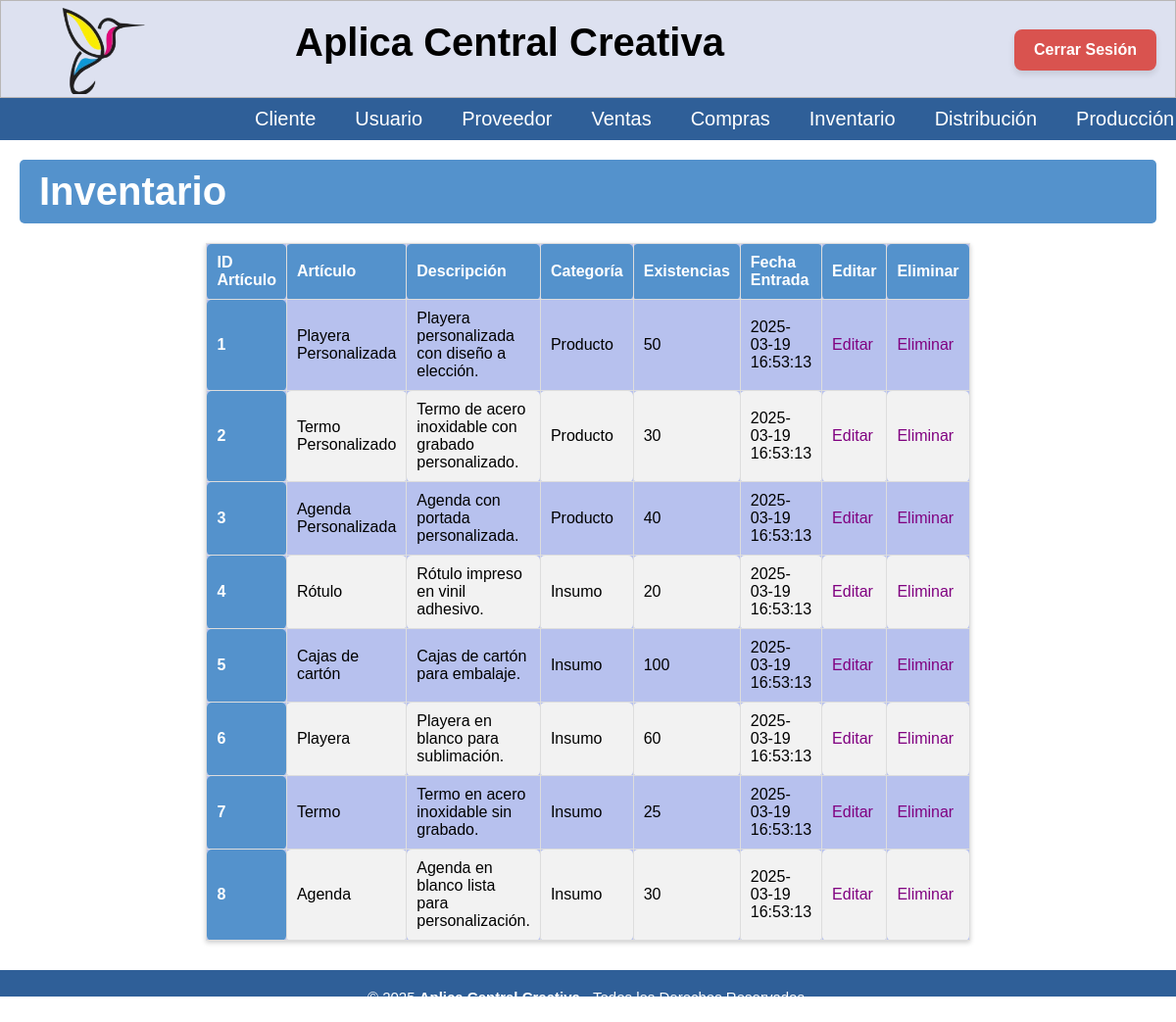
Screenshot of /Inventario/Inventario.php (signed in) with the database file from the repository.
### tables this page shows
create table articulos(
id_articulo INT NOT NULL PRIMARY KEY,
nombre_articulo VARCHAR(70) NOT NULL,
descripcion TEXT NOT NULL,
categoria ENUM('Insumo', 'Producto') NOT NULL,  
precio NUMERIC(16,2),
costo NUMERIC(16,2),
existencias INT NOT NULL DEFAULT 0,
imagen VARCHAR(255),
fecha_registro DATETIME NOT NULL
);

### Inventario/Inventario.php (the view, shortened to what this page needs)
<?php
include('../BD/ConexionBD.php');
include('../Nav/header.php');
?>
<body>
    <h1 class="titulo">Inventario</h1>
    <table class='tabla_inv'>
        <thead>
            <tr class='cont'>
                <th scope='col'>ID Artículo</th>
                <th scope='col'>Artículo</th>
                <th scope='col'>Descripción</th>
                <th scope='col'>Categoría</th>
                <th scope='col'>Existencias</th>
                <th scope='col'>Fecha Entrada</th>
                <th scope='col'>Editar</th>
                <th scope='col'>Eliminar</th>
            </tr>
        </thead>
        <tbody>
            <?php
            $sql = "SELECT * FROM articulos";
            $result = $conn->query($sql);
            if ($result->num_rows > 0) {
                while ($fila = $result->fetch_assoc()) :
            ?>
                    <tr>
                        <th scope='row'><?= htmlspecialchars($fila['id_articulo']) ?></th>
                        <td><?= htmlspecialchars($fila['nombre_articulo']) ?></td>
                        <td><?= htmlspecialchars($fila['descripcion']) ?></td>
                        <td><?= htmlspecialchars($fila['categoria']) ?></td>
                        <td><?= htmlspecialchars($fila['existencias']) ?></td>
                        <td><?= htmlspecialchars($fila['fecha_registro']) ?></td>
                        <td><a href='Editar/Modificar_I.php?id_articulo=<?= htmlspecialchars($fila['id_articulo']) ?>' class='editar'>Editar</a></td>
                        <td><a href='Eliminar/Eliminar_Inventario.php?id_articulo=<?= htmlspecialchars($fila['id_articulo']) ?>'>Eliminar</a></td>
                    </tr>
            <?php
                endwhile;
            } else {
                echo "<tr><td colspan='9'>No hay artículos en el inventario.</td></tr>";
            }
            ?>
        </tbody>
    </table>
</body>
<?php
include('../Nav/footer.php');
?>
</html>

### BD/ConexionBD.php (shortened to what this page needs)
<!DOCTYPE html>
<html lang="en">
<head>
</head>
<body>
</body>
</html>

### Nav/header.php (shortened to what this page needs)
<?php
$id_rol = $_SESSION['id_rol'];
$menus = [
    1 => [
        "Cliente" => "../Home/inicio.php",
        "Usuario" => "../Usuarios/Usuario.php",
        "Proveedor" => "../Compras/Cotizacion/Cotizar.php",
        "Ventas" => "#",
        "Compras" => [
            "Solicitar" => "Solicitar_Compra.php",
            "Aprobar" => "../Compras/Aprobar/Aprobar_Compra.php"
        ],
        "Inventario" => "..Inventario.php",
        "Distribución" => "../Distribucion/Distribucion.php",
        "Producción" =>[
           "Produccion" => "../Produccion/pro.php",
           "Productor" => "../Produccion/Productor.php"
        ]
    ],
    2 => ["Catalogo" => "../Home/inicio.php"],
    3 => ["Proveedor" => "../Compras/Cotizacion/Cotizar.php"],
    4 => ["Compras" => [
        "Solicitar" => "../Compras/Solicitar/Solicitar_Compra.php",
        "Aprobar" => "../Compras/Aprobar/Aprobar_Compra.php",
    ]],
    5 => ["Ventas" => "../Venta/Detalle_venta.php"],
    6 => ["Producción" => [
          "Produccion" => "../Produccion/pro.php",
           "Productor" => "../Produccion/Productor.php"
    ]],
    7 => ["Distribución" => "../Distribucion/Distribucion.php"],
    8 => ["Inventario" => "#"]
];
?>
<!DOCTYPE html>
<html lang="es">
<head>
    <link rel="stylesheet" href="../CSS/menu.css" type="text/css">
    <link rel="stylesheet" href="../CSS/cabecera.css" type="text/css">
    <link rel="stylesheet" href="../CSS/pie_pagina.css" type="text/css">
    <link rel="stylesheet" href="../CSS/tablas_boton.css" type="text/css">
    <link rel="stylesheet" href="../CSS/formularios.css" type="text/css">
    <link rel="stylesheet" href="../CSS/departamentos.css" type="text/css">
    <link rel="stylesheet" href="../CSS/cabecera2.css" type="text/css">
    <link rel="stylesheet" href="../Home/inicio_usuario.css" type="text/css">
    <link rel="stylesheet" href="../CSS/eliminar.css" type="text/css">
</head>
<body>
<header class="cabecera_p">
    <div class="cabecera">
        <h1 class="nom_sis">Aplica Central Creativa</h1>
        <a href="../Inicio/inicio.php">
            <img src="../Imagenes/acc_logo.png" class="img-logo" alt="Logo">
        </a>
        <div class="logout-container">
            <form method="POST">
                <button type="submit" name="cerrar_sesion" class="btn_logout">Cerrar Sesión</button>
            </form>
        </div>
    </div>
        <div class="header">
            <ul class="nav">
                <?php
                if ($id_rol && isset($menus[$id_rol])) {
                    foreach ($menus[$id_rol] as $nombre => $url) {
                        if (is_array($url)) {
                            echo "<li><a href='#'>$nombre</a><ul class='submenu'>";
                            echo "</ul></li>";
                        } else {
                            echo "<li><a href='$url'>$nombre</a></li>";
                        }
                    }
                } else {
                    echo "<li><a href='#'>Acceso Denegado</a></li>";
                }
                ?>
            </ul>
        </div>
    </header>
</body>
</html>

### Nav/footer.php
<footer class="pie-pagina">
        <div class="grupo-2">
            <small>&copy; 2025 <b>Aplica Central Creativa</b> - Todos los Derechos Reservados.</small>
        </div>
    </footer>

### CSS/menu.css (style rules this page uses)
* { padding: 0px; margin: 0px; }
.header { margin: auto; width: 100%; background-color: #2f5f98; }
ul, ol { list-style: none; }
.nav { display: flex; margin-left: 20%; }
.nav > li { position: relative; float: left; }
.nav li a { background-color: #2f5f98; color: #fff; text-decoration: none; padding: 10px 20px; display: block; }

### CSS/cabecera.css (style rules this page uses)
* { font-family: 'Roboto', sans-serif; }
html { font-size: 20px; overflow-y: auto; }
.cabecera { height: 100px; width: 100%; background-color: rgb(221, 225, 240); border: 0.5px solid rgb(184, 182, 182); }
.nom_sis { position: absolute; margin-top: 20px; margin-left: 300px; }
.img-logo { height: 90px; width: 100px; float: left; margin-left: 50px; margin-top: 5px; }

### CSS/pie_pagina.css (style rules this page uses)
.pie-pagina { width: 100%; margin-top: 30px; }
.pie-pagina .grupo-2 { background-color: #2f5f98; padding: 15px 10px; text-align: center; color: #fff; }
.pie-pagina .grupo-2 small { font-size: 15px; }

### CSS/tablas_boton.css (style rules this page uses)
.titulo { background-color: #5492cc; color: white; padding: 10px 20px; border: none; border-radius: 5px; cursor: pointer; font-family: 'Poppins', sans-serif; margin-left: 20px; margin-top: 20px; margin-right: 20px; }
.tabla_inv { border-collapse: collapse; width: 40%; margin: 20px auto; font-family: 'Roboto', sans-serif; background-color: #b7c1ee; box-shadow: 0 2px 5px rgba(0, 0, 0, 0.2); font-size: 0.8rem; }
.cont { text-align: center; }
.tabla_inv th, .tabla_inv td { border: 1px solid #ddd; padding: 10px 10px; text-align: left; }
.tabla th, .tabla_inv th, .tabla_ped th { background-color: #5492cc; color: white; font-weight: bold; }
.tabla td, .tabla_inv td, .tabla_ped td { color: #000000; }
.tabla_inv tbody tr:nth-child(even) { background-color: #f2f2f2; }
.tabla_inv th, table.tabla_inv td { border-radius: 5px; }
a { text-decoration: underline; color: rgb(0, 0, 0); }

### CSS/formularios.css (style rules this page uses)
.titulo { background-color: #5492cc; color: white; padding: 10px 20px; border: none; border-radius: 5px; cursor: pointer; font-family: 'Poppins', sans-serif; margin-left: 20px; margin-top: 20px; margin-bottom: 20px; margin-right: 20px; }
* { font-family: 'Poppins', sans-serif; margin: 0; padding: 0; box-sizing: border-box; }

### CSS/departamentos.css (style rules this page uses)
a { text-decoration: underline; color: purple; }

### CSS/cabecera2.css (style rules this page uses)
* { padding: 0px; margin: 0px; }
.header { margin: auto; width: 100%; background-color: #2f5f98; }
ul, ol { list-style: none; }
.nav { display: flex; margin-left: 20%; }
.nav > li { position: relative; float: left; }
.nav li a { background-color: #2f5f98; color: #fff; text-decoration: none; padding: 10px 20px; display: block; }
h1, h2 { color: #000000; }
table { width: 100%; margin-bottom: 20px; border-collapse: collapse; }
table, th, td { border: 1px solid #ddd; }
th, td { padding: 10px; text-align: left; }
.logout-container { position: absolute; top: 30px; right: 20px; }
.btn_logout { background-color: #d9534f; color: white; border: none; padding: 12px 20px; font-size: 16px; font-weight: bold; cursor: pointer; border-radius: 8px; transition: all 0.3s ease; box-shadow: 0 4px 6px rgba(0, 0, 0, 0.1); margin-left: 10px; }

### Home/inicio_usuario.css (style rules this page uses)
:root { --color-negro: #444A47; --color-fondo: #F7F9FD; --color-footer: #151515; }
* { padding: 0px; margin: 0; }
body { font-family: 'Poppins', sans-serif; }
.hm-wrapper, body { min-height: 100%; }
a { text-decoration: none; }
ul, ol { list-style: none; }
img { width: 100%; height: 100%; object-fit: cover; vertical-align: middle; border-style: none; }

### CSS/eliminar.css (style rules this page uses)
.titulo { background-color: #5492cc; color: white; padding: 10px 20px; border: none; border-radius: 5px; cursor: pointer; font-family: 'Poppins', sans-serif; margin-left: 20px; margin-top: 20px; margin-right: 20px; }
h1, h2 { color: #000000; }
table { width: 100%; margin-bottom: 20px; border-collapse: collapse; }
table, th, td { border: 1px solid #ddd; }
th, td { padding: 10px; text-align: left; }

### rows the page displays
articulos: id_articulo "1", nombre_articulo "Playera Personalizada", descripcion "Playera personalizada con diseño a elección.", categoria "Producto", existencias "50", fecha_registro "2025-03-19 16:53:13"
articulos: id_articulo "2", nombre_articulo "Termo Personalizado", descripcion "Termo de acero inoxidable con grabado personalizado.", categoria "Producto", existencias "30", fecha_registro "2025-03-19 16:53:13"
articulos: id_articulo "3", nombre_articulo "Agenda Personalizada", descripcion "Agenda con portada personalizada.", categoria "Producto", existencias "40", fecha_registro "2025-03-19 16:53:13"
articulos: id_articulo "4", nombre_articulo "Rótulo", descripcion "Rótulo impreso en vinil adhesivo.", categoria "Insumo", existencias "20", fecha_registro "2025-03-19 16:53:13"
articulos: id_articulo "5", nombre_articulo "Cajas de cartón", descripcion "Cajas de cartón para embalaje.", categoria "Insumo", existencias "100", fecha_registro "2025-03-19 16:53:13"
articulos: id_articulo "6", nombre_articulo "Playera", descripcion "Playera en blanco para sublimación.", categoria "Insumo", existencias "60", fecha_registro "2025-03-19 16:53:13"
articulos: id_articulo "7", nombre_articulo "Termo", descripcion "Termo en acero inoxidable sin grabado.", categoria "Insumo", existencias "25", fecha_registro "2025-03-19 16:53:13"
articulos: id_articulo "8", nombre_articulo "Agenda", descripcion "Agenda en blanco lista para personalización.", categoria "Insumo", existencias "30", fecha_registro "2025-03-19 16:53:13"

### other values shown
$nombre "Cliente"
$nombre "Usuario"
$nombre "Proveedor"
$nombre "Ventas"
$nombre "Compras"
$nombre "Inventario"
$nombre "Distribución"
$nombre "Producción"
